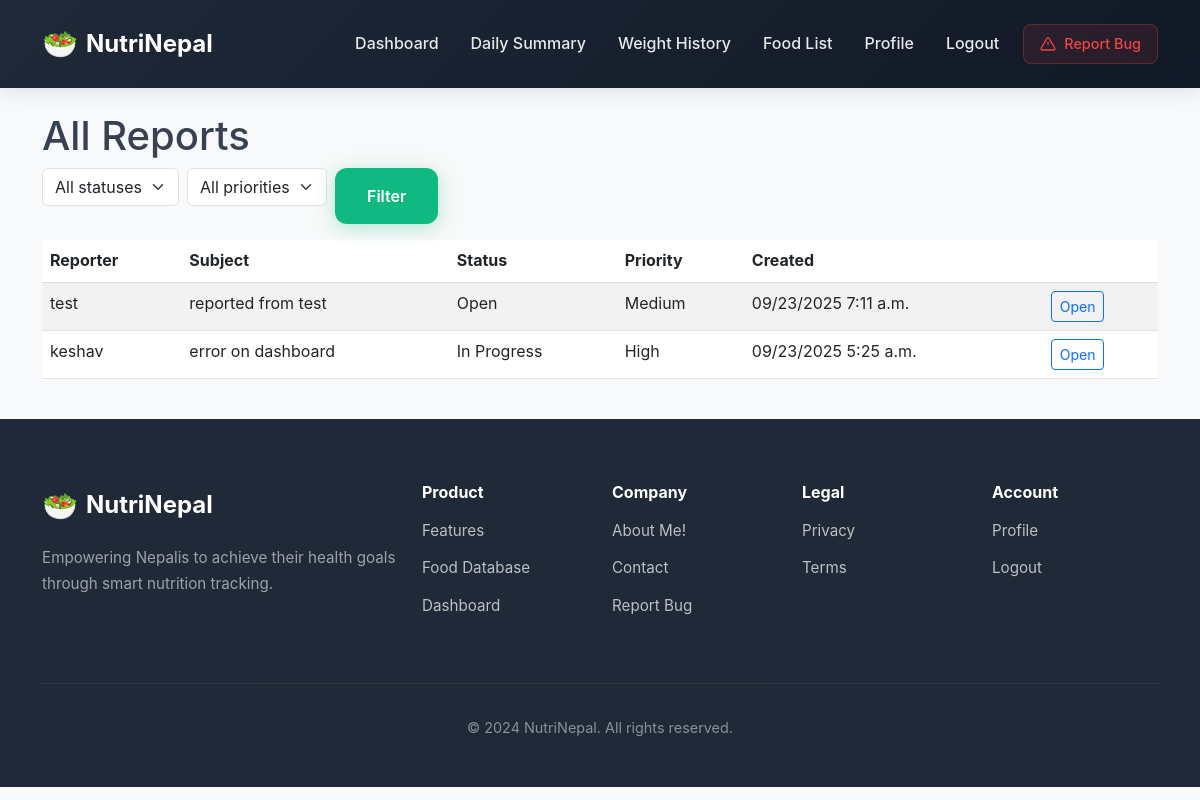
/report/admin/reports/ (signed in), run on an earlier commit of the app's database.
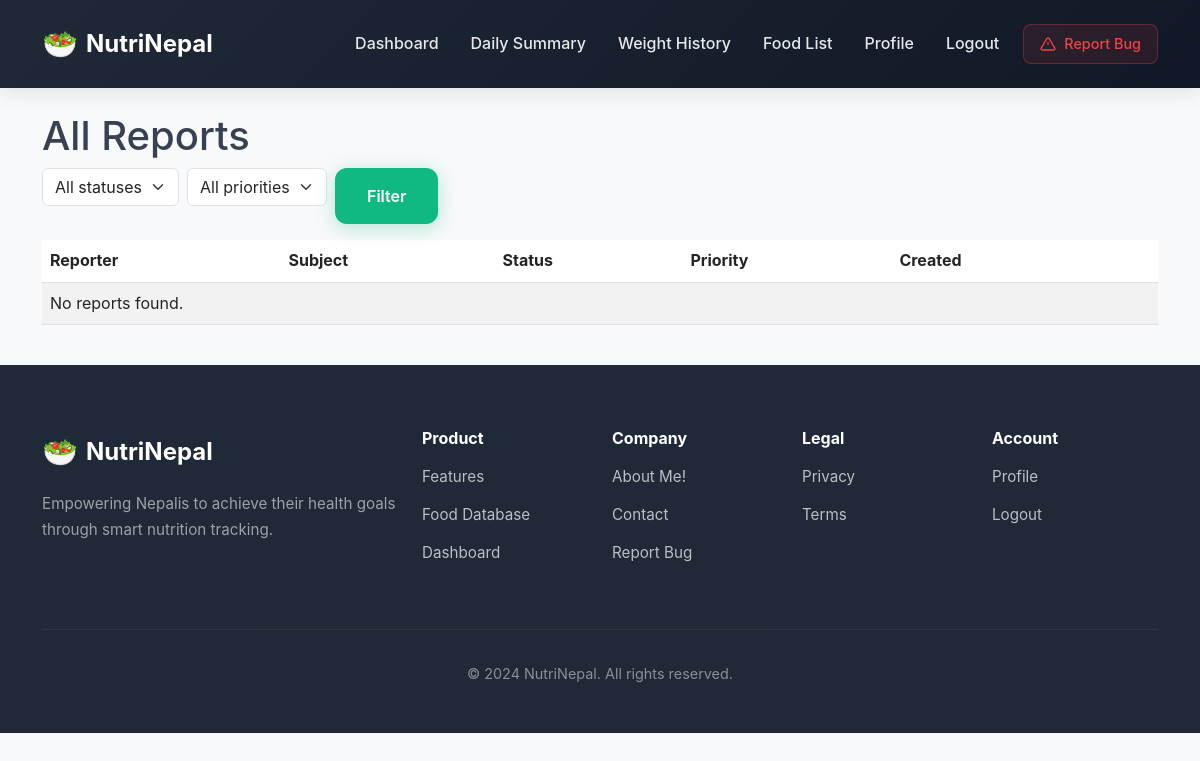
And on a later commit of the database.
### report/models.py (models this page shows, shortened)
class Report(models.Model):
    STATUS_OPEN = 'open'
    STATUS_IN_PROGRESS = 'in_progress'
    STATUS_RESOLVED = 'resolved'
    STATUS_CLOSED = 'closed'
    STATUS_CHOICES = [
        (STATUS_OPEN, 'Open'),
        (STATUS_IN_PROGRESS, 'In Progress'),
        (STATUS_RESOLVED, 'Resolved'),
        (STATUS_CLOSED, 'Closed'),
    ]
    PRIORITY_LOW = 'low'
    PRIORITY_MEDIUM = 'medium'
    PRIORITY_HIGH = 'high'
    PRIORITY_CHOICES = [
        (PRIORITY_LOW, 'Low'),
        (PRIORITY_MEDIUM, 'Medium'),
        (PRIORITY_HIGH, 'High'),
    ]
    reporter = models.ForeignKey(User, on_delete=models.CASCADE, related_name='reports')
    subject = models.CharField(max_length=200)
    description = models.TextField()
    created_at = models.DateTimeField(auto_now_add=True)
    updated_at = models.DateTimeField(auto_now=True)
    status = models.CharField(max_length=20, choices=STATUS_CHOICES, default=STATUS_OPEN)
    priority = models.CharField(max_length=10, choices=PRIORITY_CHOICES, default=PRIORITY_MEDIUM)
    attachment = models.FileField(upload_to='report_attachments/', null=True, blank=True)
    admin_comment = models.TextField(blank=True, default='')  # admin can add notes here
    resolved_by = models.ForeignKey(User, null=True, blank=True, on_delete=models.SET_NULL, related_name='resolved_reports')
    class Meta:
        ordering = ['-created_at']

### report/views.py (the view)
# urls.py: path('admin/reports/', views.admin_report_list, name='admin_report_list'),
@user_passes_test(is_superuser)
def admin_report_list(request):
    status = request.GET.get('status')
    priority = request.GET.get('priority')
    qs = Report.objects.all()
    if status:
        qs = qs.filter(status=status)
    if priority:
        qs = qs.filter(priority=priority)
    qs = qs.select_related('reporter', 'resolved_by').order_by('-created_at')
    return render(request, 'reports/admin_report_list.html', {'reports': qs})

### report/views.py (called while the page is built)
def is_superuser(user):
    return user.is_active and user.is_superuser

### report/templates/reports/admin_report_list.html (shortened to what this page needs)
{% extends "base.html" %}
{% block content %}
<div class="container py-4">
  <h1>All Reports</h1>
  <form method="get" class="row g-2 mb-3">
    <div class="col-auto"><select name="status" class="form-select">
      <option value="">All statuses</option>
    </select></div>
    <div class="col-auto"><select name="priority" class="form-select">
      <option value="">All priorities</option>
    </select></div>
    <div class="col-auto"><button class="btn btn-primary" type="submit">Filter</button></div>
  </form>
  <table class="table table-striped">
    <thead>
      <tr><th>Reporter</th><th>Subject</th><th>Status</th><th>Priority</th><th>Created</th><th></th></tr>
    </thead>
    <tbody>
      {% for r in reports %}
      <tr>
        <td>{{ r.reporter.username }}</td>
        <td>{{ r.subject }}</td>
        <td>{{ r.get_status_display }}</td>
        <td>{{ r.get_priority_display }}</td>
        <td>{{ r.created_at|date:"SHORT_DATETIME_FORMAT" }}</td>
        <td><a class="btn btn-sm btn-outline-primary" href="{% url 'admin_report_detail' r.pk %}">Open</a></td>
      </tr>
      {% empty %}
      <tr><td colspan="6">No reports found.</td></tr>
      {% endfor %}
    </tbody>
  </table>
</div>
{% endblock %}

What changed in the data, as far as the page shows it:
removed Report: reporter.username "test", subject "reported from test", status "Open", priority "Medium", created_at "09/23/2025 7:11 a.m."
removed Report: reporter.username "keshav", subject "error on dashboard", status "In Progress", priority "High", created_at "09/23/2025 5:25 a.m."
Also different on the page:
text now shown: "No reports found."
